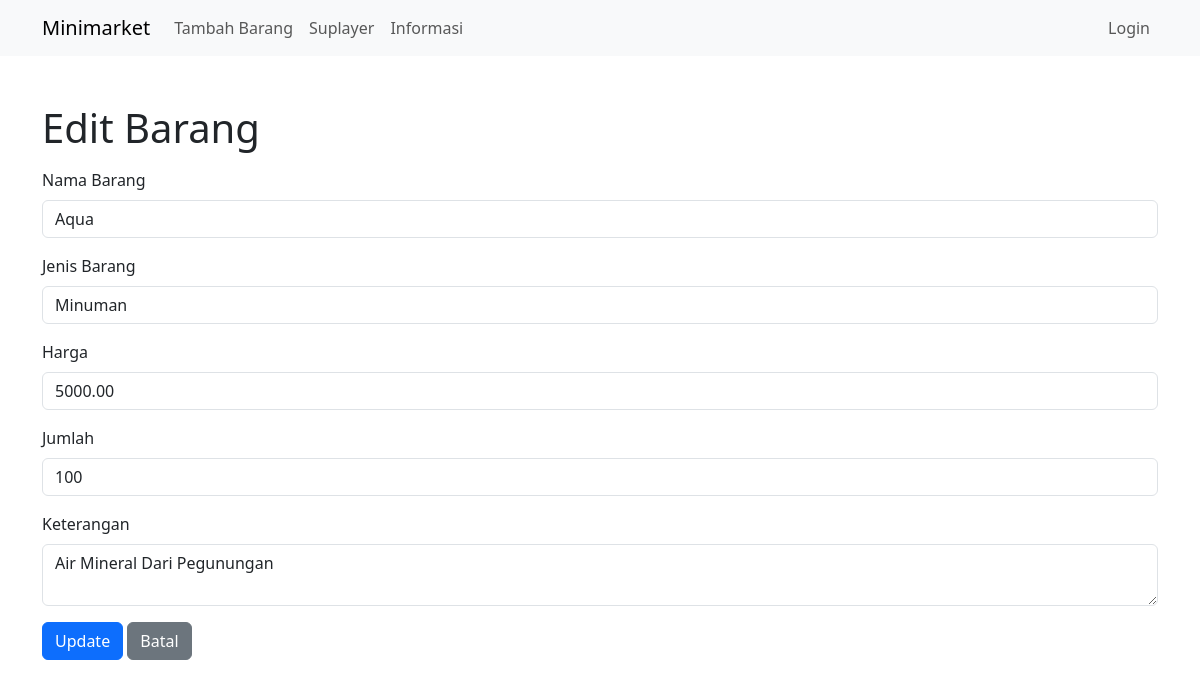
The app's page /edit.php?kd_barang=1 with its own data.
### tables this page shows
CREATE TABLE `tb_barang` (
  `kd_barang` varchar(10) NOT NULL,
  `nama_barang` varchar(50) DEFAULT NULL,
  `jenis_barang` varchar(50) DEFAULT NULL,
  `harga` decimal(10,2) DEFAULT NULL,
  `jumlah` int(11) DEFAULT NULL,
  `keterangan` text DEFAULT NULL,
  `gambar` varchar(255) DEFAULT NULL
);

### edit.php (the view, shortened to what this page needs)
<?php
include 'db_connection.php';
$kd_barang = $_GET["kd_barang"];
$sql = "SELECT * FROM tb_barang WHERE kd_barang=$kd_barang";
$result = $conn->query($sql);
$row = $result->fetch_assoc();
?>
<?php include 'navbar.php'; ?>
<!DOCTYPE html>
<html lang="en">
<head>
    <link href="https://cdn.jsdelivr.net/npm/bootstrap@5.3.0/dist/css/bootstrap.min.css" rel="stylesheet">
</head>
<body>
<div class="container">
    <h1 class="mt-5">Edit Barang</h1>
    <form action="" method="post" class="mt-3">
        <div class="mb-3">
            <label for="nama_barang" class="form-label">Nama Barang</label>
            <input type="text" class="form-control" id="nama_barang" name="nama_barang" value="<?php echo $row['nama_barang']; ?>" required>
        </div>
        <div class="mb-3">
            <label for="jenis_barang" class="form-label">Jenis Barang</label>
            <input type="text" class="form-control" id="jenis_barang" name="jenis_barang" value="<?php echo $row['jenis_barang']; ?>">
        </div>
        <div class="mb-3">
            <label for="harga" class="form-label">Harga</label>
            <input type="number" class="form-control" id="harga" name="harga" value="<?php echo $row['harga']; ?>" required>
        </div>
        <div class="mb-3">
            <label for="jumlah" class="form-label">Jumlah</label>
            <input type="number" class="form-control" id="jumlah" name="jumlah" value="<?php echo $row['jumlah']; ?>" required>
        </div>
        <div class="mb-3">
            <label for="keterangan" class="form-label">Keterangan</label>
            <textarea class="form-control" id="keterangan" name="keterangan"><?php echo $row['keterangan']; ?></textarea>
        </div>
        <button type="submit" class="btn btn-primary">Update</button>
        <a href="index.php" class="btn btn-secondary">Batal</a>
    </form>
</div>
</body>
</html>

### records on screen
tb_barang: nama_barang "Aqua", jenis_barang "Minuman", harga "5000.00", jumlah "100", keterangan "Air Mineral Dari Pegunungan"
